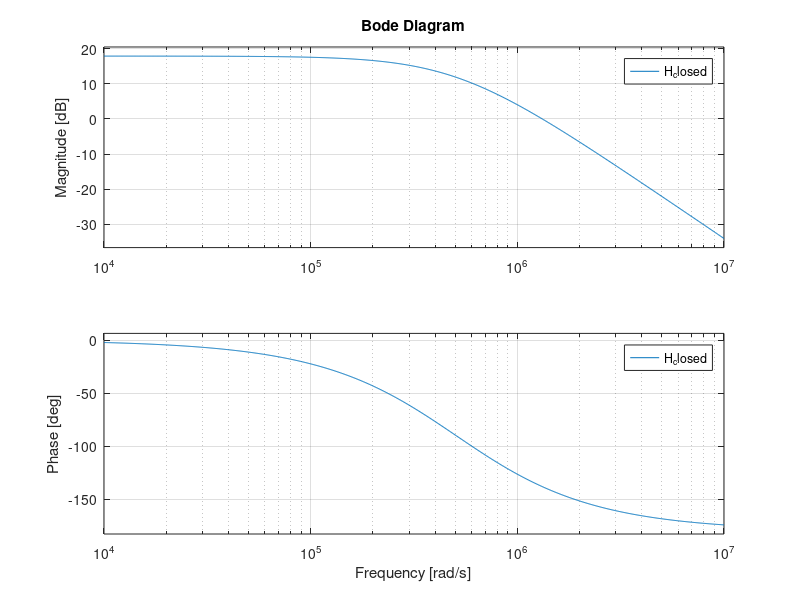

Recreate this plot in MATLAB. (Note: this script raises an error after producing the figure.)
%% QUIZ 6B
% 
%  Answer the following questions based on the given loaded loop-gain of an
%  amplifier in feedback. Assume that a positive, purely real feedback
%  factor F is used. Always answer with at least 4 significant digits.
% 


%% Given 1
% 
% $$A(s)=\frac{200}{(1+\frac{s}{10000})(1+\frac{s}{1000000})}$$
% 

figure(1);
hold on;
s = tf('s');

% Parameters
poles = [10^4 10^6];
openLoopGain = 200;


% Feedback Factor
F = (( (poles(1)+poles(2))^2 / (4*poles(1)*poles(2)) )-1) / openLoopGain;
% Loop Gain
T = openLoopGain * F;

% Closed Loop Gain
closedLoopGain = openLoopGain / (1+T);
% Absolute frequency where coincident poles occur
pole_ClosedLoop_Critical = (poles(1)+poles(2)) / 2;

% Bode Plot (Open-Loop)
H_open = openLoopGain / ( (1+s/poles(1)) * (1+s/poles(2)) );
bode(H_open);

% Bode Plot (Closed-Loop)
H_closed = closedLoopGain / ( (1+s/(pole_ClosedLoop_Critical) )^2 );
bode(H_closed);

% Bode Plot (Feedback Factor)
bode(1/F, 1, 'g');


hold off;

%%
% 
% # What is the open-loop DC gain? $$A_0=46.0205dB$
% # What is the open-loop bandwidth? $$BW_{open-loop}=10000\frac{rad}{s}$
% # What is $$T_0$ (in linear value) such that the closed-loop poles are
% coincident? $$T_{0,crit}=24.5025$
% # What is the DC closed-loop gain in dB with $$T_0=T_{0,crit}$?
% $$A_{CL,0}=17.8889dB$
% # At what absolute frequency will the coincident poles occur?
% $$\omega_{CL,crit}=50500\frac{rad}{s}$
% # What is the closed-loop bandwidth with the poles being coincident?
% $$BW_{closed-loop,crit}=324359.2056\frac{rad}{s}$
% 



%% Given 2
% 
% $$A(s)=\frac{5000}{(1+\frac{s}{10000})(1+\frac{s}{2000000})}$$
% 

figure(2);
hold on;
s = tf('s');

% Parameters
poles2 = [10^4 2*10^6];
openLoopGain2 = 5000;

% Feedback Factor
F2 = (( (poles2(1)+poles2(2))^2 / (4*poles2(1)*poles2(2)) )-1) / openLoopGain2;
% Loop Gain
T2 = openLoopGain2 * F2;

% Closed Loop Gain
closedLoopGain2 = openLoopGain2 / (1+T2);
% Absolute frequency where coincident poles occur
pole_ClosedLoop_Critical2 = (poles2(1)+poles2(2)) / 2;

% Bode Plot (Open-Loop)
H_open2 = openLoopGain2 / ( (1+s/poles2(1)) * (1+s/poles2(2)) );
bode(H_open2);

% Bode Plot(Closed-Loop)
H_closed2 = closedLoopGain2 / ( (1+s/(pole_ClosedLoop_Critical2) )^2 );
bode(H_closed2);

% Bode Plot (Feedback Factor)
bode(1/F2, 1, 'g');


hold off;

%%
% 
% # What is the open-loop DC gain? $$A_0=73.9794dB$
% # What is the open-loop bandwidth? $$BW_{open-loop}=10000\frac{rad}{s}$
% # What is $$T_0$ (in linear value) such that the closed-loop poles are
% coincident? $$T_{0,crit}=49.5012$
% # What is the DC closed-loop gain in dB with $$T_0=T_{0,crit}$?
% $$A_{CL,0}=39.9133dB$
% # At what absolute frequency will the coincident poles occur?
% $$\omega_{CL,crit}=1005000\frac{rad}{s}$
% # What is the closed-loop bandwidth with the poles being coincident?
% $$BW_{closed-loop,crit}=645502.9771\frac{rad}{s}$
% 
